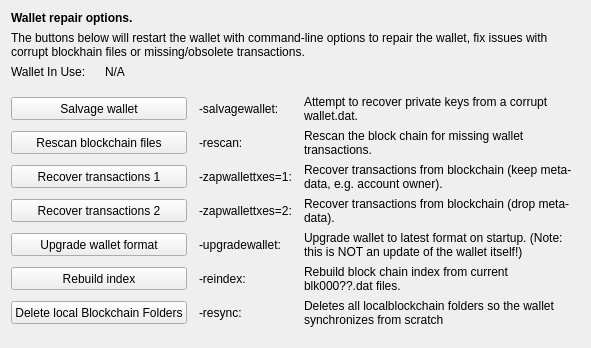
     <widget class="QWidget" name="tab_repair">
      <attribute name="title">
       <string>&amp;Wallet Repair</string>
      </attribute>
      <layout class="QGridLayout" name="gridLayout_4" columnstretch="0,0,0,0">
       <property name="horizontalSpacing">
        <number>12</number>
       </property>
       <item row="10" column="0" colspan="2">
        <widget class="QPushButton" name="btn_resync">
         <property name="minimumSize">
          <size>
           <width>100</width>
           <height>23</height>
          </size>
         </property>
         <property name="text">
          <string>Delete local Blockchain Folders</string>
         </property>
        </widget>
       </item>
       <item row="0" column="0" colspan="4">
        <widget class="QLabel" name="label_repair_header">
         <property name="font">
          <font>
           <weight>75</weight>
           <bold>true</bold>
          </font>
         </property>
         <property name="text">
          <string>Wallet repair options.</string>
         </property>
        </widget>
       </item>
       <item row="1" column="0" colspan="4">
        <widget class="QLabel" name="label_repair_helptext">
         <property name="font">
          <font>
           <weight>50</weight>
           <bold>false</bold>
          </font>
         </property>
         <property name="text">
          <string>The buttons below will restart the wallet with command-line options to repair the wallet, fix issues with corrupt blockhain files or missing/obsolete transactions.</string>
         </property>
         <property name="wordWrap">
          <bool>true</bool>
         </property>
        </widget>
       </item>
       <item row="2" column="0">
        <widget class="QLabel" name="wallet_path_label">
         <property name="text">
          <string>Wallet In Use:</string>
         </property>
        </widget>
       </item>
       <item row="2" column="1" colspan="3">
        <widget class="QLabel" name="wallet_path">
         <property name="cursor">
          <cursorShape>IBeamCursor</cursorShape>
         </property>
         <property name="text">
          <string>N/A</string>
         </property>
         <property name="textFormat">
          <enum>Qt::PlainText</enum>
         </property>
         <property name="textInteractionFlags">
          <set>Qt::LinksAccessibleByMouse|Qt::TextSelectableByKeyboard|Qt::TextSelectableByMouse</set>
         </property>
        </widget>
       </item>
       <item row="3" column="0">
        <spacer name="verticalSpacer_repair1">
         <property name="orientation">
          <enum>Qt::Vertical</enum>
         </property>
         <property name="sizeHint" stdset="0">
          <size>
           <width>10</width>
           <height>10</height>
          </size>
         </property>
        </spacer>
       </item>
       <item row="4" column="0" colspan="2">
        <widget class="QPushButton" name="btn_salvagewallet">
         <property name="minimumSize">
          <size>
           <width>100</width>
           <height>23</height>
          </size>
         </property>
         <property name="text">
          <string>Salvage wallet</string>
         </property>
        </widget>
       </item>
       <item row="4" column="2">
        <widget class="QLabel" name="label_repair_salvage_command">
         <property name="text">
          <string notr="true">-salvagewallet:</string>
         </property>
        </widget>
       </item>
       <item row="4" column="3">
        <widget class="QLabel" name="label_repair_salvage">
         <property name="text">
          <string>Attempt to recover private keys from a corrupt wallet.dat.</string>
         </property>
         <property name="wordWrap">
          <bool>true</bool>
         </property>
        </widget>
       </item>
       <item row="5" column="0" colspan="2">
        <widget class="QPushButton" name="btn_rescan">
         <property name="minimumSize">
          <size>
           <width>100</width>
           <height>23</height>
          </size>
         </property>
         <property name="text">
          <string>Rescan blockchain files</string>
         </property>
        </widget>
       </item>
       <item row="5" column="2">
        <widget class="QLabel" name="label_repair_rescan_command">
         <property name="text">
          <string notr="true">-rescan:</string>
         </property>
        </widget>
       </item>
       <item row="5" column="3">
        <widget class="QLabel" name="label_repair_rescan">
         <property name="text">
          <string>Rescan the block chain for missing wallet transactions.</string>
         </property>
         <property name="wordWrap">
          <bool>true</bool>
         </property>
        </widget>
       </item>
       <item row="6" column="0" colspan="2">
        <widget class="QPushButton" name="btn_zapwallettxes1">
         <property name="minimumSize">
          <size>
           <width>100</width>
           <height>23</height>
          </size>
         </property>
         <property name="text">
          <string>Recover transactions 1</string>
         </property>
        </widget>
       </item>
       <item row="6" column="2">
        <widget class="QLabel" name="label_repair_zap1_command">
         <property name="text">
          <string notr="true">-zapwallettxes=1:</string>
         </property>
        </widget>
       </item>
       <item row="6" column="3">
        <widget class="QLabel" name="label_repair_zap1">
         <property name="text">
          <string>Recover transactions from blockchain (keep meta-data, e.g. account owner).</string>
         </property>
         <property name="wordWrap">
          <bool>true</bool>
         </property>
        </widget>
       </item>
       <item row="7" column="0" colspan="2">
        <widget class="QPushButton" name="btn_zapwallettxes2">
         <property name="minimumSize">
          <size>
           <width>100</width>
           <height>23</height>
          </size>
         </property>
         <property name="text">
          <string>Recover transactions 2</string>
         </property>
        </widget>
       </item>
       <item row="7" column="2">
        <widget class="QLabel" name="label_repair_zap2_command">
         <property name="text">
          <string notr="true">-zapwallettxes=2:</string>
         </property>
        </widget>
       </item>
       <item row="7" column="3">
        <widget class="QLabel" name="label_repair_zap2">
         <property name="text">
          <string>Recover transactions from blockchain (drop meta-data).</string>
         </property>
         <property name="wordWrap">
          <bool>true</bool>
         </property>
        </widget>
       </item>
       <item row="8" column="0" colspan="2">
        <widget class="QPushButton" name="btn_upgradewallet">
         <property name="minimumSize">
          <size>
           <width>100</width>
           <height>23</height>
          </size>
         </property>
         <property name="text">
          <string>Upgrade wallet format</string>
         </property>
        </widget>
       </item>
       <item row="8" column="2">
        <widget class="QLabel" name="label_repair_upgrade_command">
         <property name="text">
          <string notr="true">-upgradewallet:</string>
         </property>
        </widget>
       </item>
       <item row="8" column="3">
        <widget class="QLabel" name="label_repair_upgrade">
         <property name="text">
          <string>Upgrade wallet to latest format on startup. (Note: this is NOT an update of the wallet itself!)</string>
         </property>
         <property name="wordWrap">
          <bool>true</bool>
         </property>
        </widget>
       </item>
       <item row="9" column="0" colspan="2">
        <widget class="QPushButton" name="btn_reindex">
         <property name="minimumSize">
          <size>
           <width>100</width>
           <height>23</height>
          </size>
         </property>
         <property name="text">
          <string>Rebuild index</string>
         </property>
        </widget>
       </item>
       <item row="9" column="2">
        <widget class="QLabel" name="label_repair_reindex_command">
         <property name="text">
          <string notr="true">-reindex:</string>
         </property>
        </widget>
       </item>
       <item row="9" column="3">
        <widget class="QLabel" name="label_repair_reindex">
         <property name="text">
          <string>Rebuild block chain index from current blk000??.dat files.</string>
         </property>
         <property name="wordWrap">
          <bool>true</bool>
         </property>
        </widget>
       </item>
       <item row="11" column="0">
        <spacer name="verticalSpacer_repair2">
         <property name="orientation">
          <enum>Qt::Vertical</enum>
         </property>
         <property name="sizeHint" stdset="0">
          <size>
           <width>20</width>
           <height>10</height>
          </size>
         </property>
        </spacer>
       </item>
       <item row="10" column="2">
        <widget class="QLabel" name="label_repair_resync_command">
         <property name="text">
          <string>-resync:</string>
         </property>
        </widget>
       </item>
       <item row="10" column="3">
        <widget class="QLabel" name="label_repair_resync">
         <property name="text">
          <string>Deletes all localblockchain folders so the wallet synchronizes from scratch</string>
         </property>
         <property name="wordWrap">
          <bool>true</bool>
         </property>
        </widget>
       </item>
      </layout>
     </widget>
